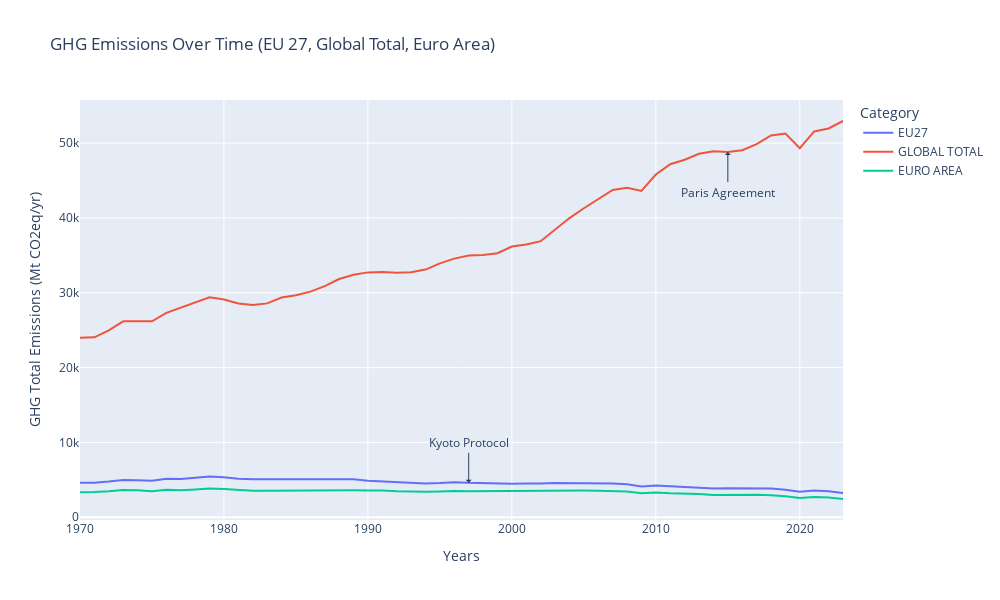

The cell this chart's notebook holds for it:
### Markdown cell above
### Chart 1 - Evolution of GHG growth in the euro area, European Union (EU27) and worldwide

### Code cell
# Create the line chart
fig = px.line(
    ghg_totals_df,
    x="Years",  # X-axis: Years
    y=["EU27", "GLOBAL TOTAL", "EURO AREA"],  # Y-axis: Variables
    title="GHG Emissions Over Time (EU 27, Global Total, Euro Area)",
    labels={"value": "GHG Emissions", "variable": "Category"},  # Axis labels
    width=1000,
    height=600
)

# Update layout for better readability
fig.update_layout(
    xaxis_title="Years",
    yaxis_title="GHG Total Emissions (Mt CO2eq/yr)",
    legend_title="Category",
    hovermode="x unified"  # Show hover data for all lines at once
)

# Example: Adding annotations for key events
fig.add_annotation(
    x=1997, y=ghg_totals_df.loc[ghg_totals_df["Years"] == 1997, "EU27"].values[0],
    text="Kyoto Protocol",
    showarrow=True,
    arrowhead=1,
    ax=0,
    ay=-40
)

fig.add_annotation(
    x=2015, y=ghg_totals_df.loc[ghg_totals_df["Years"] == 2015, "GLOBAL TOTAL"].values[0],
    text="Paris Agreement",
    showarrow=True,
    arrowhead=1,
    ax=0,
    ay=40
)

# Show the chart
fig.show()

### Figure 1 — Plotly figure (JSON) as saved in the notebook; plotly's stock layout.template omitted (floating-point values rounded to 4 significant figures)
{"data": [{"hovertemplate": "Category=EU27<br>Years=%{x}<br>GHG Emissions=%{y}<extra></extra>", "legendgroup": "EU27", "line": {"color": "#636efa", "dash": "solid"}, "marker": {"symbol": "circle"}, "mode": "lines", "name": "EU27", "orientation": "v", "showlegend": true, "type": "scatter", "x": [1970, 1971, 1972, 1973, 1974, 1975, 1976, 1977, 1978, 1979, 1980, 1981, 1982, 1983, 1984, 1985, 1986, 1987, 1988, 1989, 1990, 1991, 1992, 1993, 1994, 1995, 1996, 1997, 1998, 1999, 2000, 2001, 2002, 2003, 2004, 2005, 2006, 2007, 2008, 2009, 2010, 2011, 2012, 2013, 2014, 2015, 2016, 2017, 2018, 2019, 2020, 2021, 2022, 2023], "xaxis": "x", "y": [4591.0, 4616.0, 4768.0, 4986.0, 4946.0, 4859.0, 5123.0, 5111.0, 5281.0, 5440.0, 5351.0, 5145.0, 5059.0, 5037.0, 5076.0, 5080.0, 5078.0, 5112.0, 5093.0, 5081.0, 4877.0, 4795.0, 4616.0, 4528.0, 4514.0, 4565.0, 4677.0, 4594.0, 4546.0, 4468.0, 4481.0, 4511.0, 4494.0, 4586.0, 4589.0, 4554.0, 4553.0, 4521.0, 4411.0, 4120.0, 4235.0, 4127.0, 4060.0, 3972.0, 3826.0, 3880.0, 3889.0, 3912.0, 3831.0, 3678.0, 3388.0, 3577.0, 3482.0, 3222.0], "yaxis": "y"}, {"hovertemplate": "Category=GLOBAL TOTAL<br>Years=%{x}<br>GHG Emissions=%{y}<extra></extra>", "legendgroup": "GLOBAL TOTAL", "line": {"color": "#EF553B", "dash": "solid"}, "marker": {"symbol": "circle"}, "mode": "lines", "name": "GLOBAL TOTAL", "orientation": "v", "showlegend": true, "type": "scatter", "x": [1970, 1971, 1972, 1973, 1974, 1975, 1976, 1977, 1978, 1979, 1980, 1981, 1982, 1983, 1984, 1985, 1986, 1987, 1988, 1989, 1990, 1991, 1992, 1993, 1994, 1995, 1996, 1997, 1998, 1999, 2000, 2001, 2002, 2003, 2004, 2005, 2006, 2007, 2008, 2009, 2010, 2011, 2012, 2013, 2014, 2015, 2016, 2017, 2018, 2019, 2020, 2021, 2022, 2023], "xaxis": "x", "y": [24000.0, 24050.0, 24970.0, 26190.0, 26180.0, 26190.0, 27320.0, 27990.0, 28700.0, 29390.0, 29090.0, 28570.0, 28360.0, 28580.0, 29370.0, 29670.0, 30150.0, 30890.0, 31840.0, 32400.0, 32730.0, 32780.0, 32690.0, 32750.0, 33110.0, 33930.0, 34570.0, 34980.0, 35060.0, 35290.0, 36180.0, 36460.0, 36900.0, 38410.0, 39980.0, 41300.0, 42470.0, 43750.0, 44030.0, 43600.0, 45810.0, 47180.0, 47790.0, 48590.0, 48930.0, 48810.0, 49060.0, 49880.0, 51030.0, 51280.0, 49330.0, 51570.0, 51970.0, 52960.0], "yaxis": "y"}, {"hovertemplate": "Category=EURO AREA<br>Years=%{x}<br>GHG Emissions=%{y}<extra></extra>", "legendgroup": "EURO AREA", "line": {"color": "#00cc96", "dash": "solid"}, "marker": {"symbol": "circle"}, "mode": "lines", "name": "EURO AREA", "orientation": "v", "showlegend": true, "type": "scatter", "x": [1970, 1971, 1972, 1973, 1974, 1975, 1976, 1977, 1978, 1979, 1980, 1981, 1982, 1983, 1984, 1985, 1986, 1987, 1988, 1989, 1990, 1991, 1992, 1993, 1994, 1995, 1996, 1997, 1998, 1999, 2000, 2001, 2002, 2003, 2004, 2005, 2006, 2007, 2008, 2009, 2010, 2011, 2012, 2013, 2014, 2015, 2016, 2017, 2018, 2019, 2020, 2021, 2022, 2023], "xaxis": "x", "y": [3335.0, 3353.0, 3473.0, 3646.0, 3607.0, 3465.0, 3665.0, 3609.0, 3718.0, 3850.0, 3775.0, 3651.0, 3545.0, 3531.0, 3556.0, 3544.0, 3535.0, 3553.0, 3559.0, 3603.0, 3579.0, 3584.0, 3463.0, 3392.0, 3394.0, 3444.0, 3512.0, 3475.0, 3496.0, 3468.0, 3492.0, 3517.0, 3518.0, 3578.0, 3591.0, 3567.0, 3537.0, 3513.0, 3431.0, 3208.0, 3294.0, 3190.0, 3152.0, 3092.0, 2965.0, 3010.0, 3007.0, 3009.0, 2934.0, 2813.0, 2567.0, 2707.0, 2628.0, 2432.0], "yaxis": "y"}], "layout": {"annotations": [{"arrowhead": 1, "ax": 0, "ay": -40, "showarrow": true, "text": "Kyoto Protocol", "x": 1997, "y": 4594.0}, {"arrowhead": 1, "ax": 0, "ay": 40, "showarrow": true, "text": "Paris Agreement", "x": 2015, "y": 48810.0}], "height": 600, "hovermode": "x unified", "legend": {"title": {"text": "Category"}, "tracegroupgap": 0}, "title": {"text": "GHG Emissions Over Time (EU 27, Global Total, Euro Area)"}, "width": 1000, "xaxis": {"anchor": "y", "domain": [0, 1], "title": {"text": "Years"}}, "yaxis": {"anchor": "x", "domain": [0, 1], "title": {"text": "GHG Total Emissions (Mt CO2eq/yr)"}}}}
